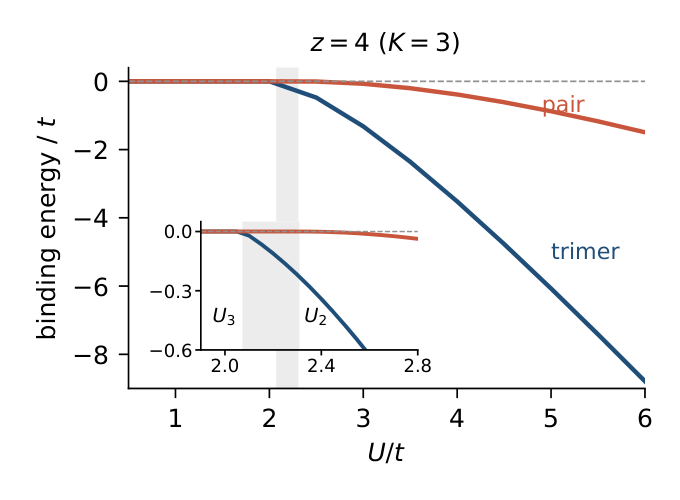

Python code for this plot:
import json, numpy as np, matplotlib
matplotlib.use("Agg")
import matplotlib.pyplot as plt
from matplotlib import rcParams
rcParams.update({"font.size": 9, "axes.linewidth": 0.6, "xtick.major.width": 0.6, "ytick.major.width": 0.6})
d = json.load(open("../trimer/scan.json"))["3"]
K = 3; U2 = d["U2"]; U3 = d["thr"]["180"]
g = np.array(d["grid"])  # U, E3, E2+edge1, E3anti
U, E3, E2p = g[:, 0], g[:, 1], g[:, 2]
b3 = np.minimum(E3 + 6 * np.sqrt(K), 0)
b2 = np.minimum(E2p + 2 * np.sqrt(K) + 4 * np.sqrt(K), 0)  # E2 + 4 sqrt K
fig, ax = plt.subplots(figsize=(3.4, 2.5))
ax.axvspan(U3, U2, color="#e8e8e8", lw=0, zorder=0)
ax.plot(U, b3, "-", color="#1f4e79", lw=1.6, label="trimer, $E_3+6\\sqrt{K}t$")
ax.plot(U, b2, "-", color="#c9563c", lw=1.6, label="pair, $E_2+4\\sqrt{K}t$")
ax.axhline(0, color="0.5", lw=0.6, ls="--")
ax.set_xlabel("$U/t$"); ax.set_ylabel("binding energy / $t$")
ax.set_xlim(0.5, 6); ax.set_ylim(-9, 0.4)
ax.text(5.0, -5.2, "trimer", color="#1f4e79", fontsize=8)
ax.text(4.9, -0.9, "pair", color="#c9563c", fontsize=8)
ax.set_title("$z=4$ ($K=3$)", fontsize=9)
for s in ("top", "right"): ax.spines[s].set_visible(False)
# inset: fine grid near the thresholds
r = np.array(json.load(open("../trimer/fine_K3.json")))
Uf, e3f, e2f = r[:, 0], r[:, 1], r[:, 2]
ins = ax.inset_axes([0.14, 0.12, 0.42, 0.40])
ins.axvspan(U3, U2, color="#e8e8e8", lw=0, zorder=0)
ins.plot(Uf, np.minimum(e3f + 6 * np.sqrt(K), 0), "-", color="#1f4e79", lw=1.4)
ins.plot(Uf, np.minimum(e2f + 4 * np.sqrt(K), 0), "-", color="#c9563c", lw=1.4)
ins.axhline(0, color="0.5", lw=0.5, ls="--")
ins.set_xlim(1.9, 2.8); ins.set_ylim(-0.6, 0.05)
ins.tick_params(labelsize=6.5, length=2, pad=1)
ins.set_xticks([2.0, 2.4, 2.8]); ins.set_yticks([0, -0.3, -0.6])
ins.text(U3 - 0.02, -0.5, "$U_3$", ha="right", va="bottom", fontsize=7)
ins.text(U2 + 0.02, -0.5, "$U_2$", ha="left", va="bottom", fontsize=7)
for sp in ("top", "right"): ins.spines[sp].set_visible(False)
fig.tight_layout(); fig.savefig("fig1.pdf")
